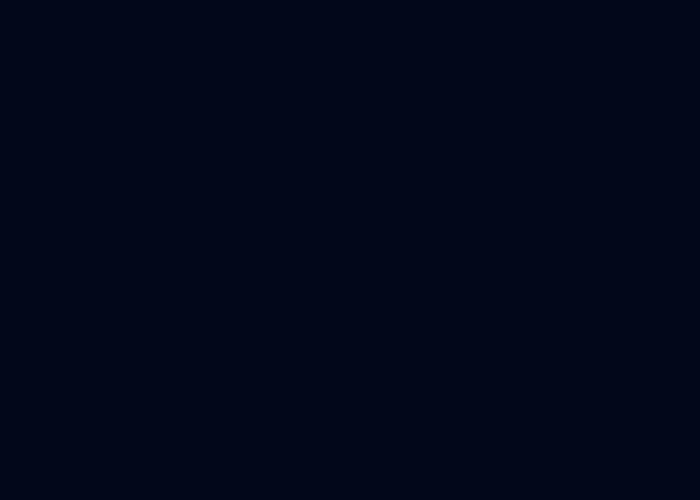
Frame 1 (no input)
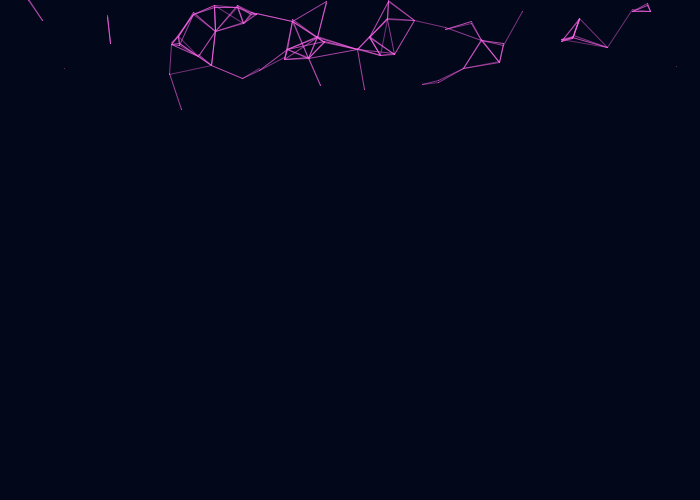
Frame 60 (the mouse pressed at the canvas centre just before this capture)
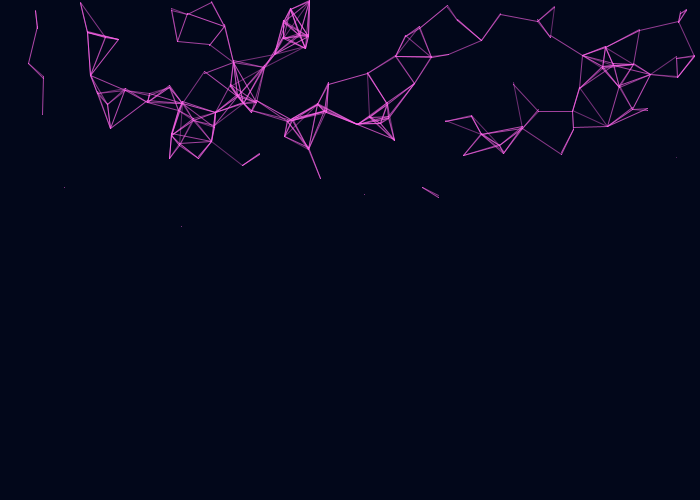
Frame 120 (the mouse held since frame 60 and released just before this capture)

The Processing sketch that drew these frames (run headless with seeded random() and noise(); from frame 60 on, the mouse is pressed at the canvas centre):

// Processing sketch: processing_158832
// ── processing_158832.pde

//june 1.2014
//name: NRT_0296

ArrayList theBalls;
Timer theTimer;
Mouse theMouse;

void setup() {
  size (700, 500);
  theBalls = new ArrayList();
  theMouse = new Mouse(50);
  theTimer = new Timer(200);
  theTimer.start();
}

void draw() {
  background(#02071A);
  if (theTimer.timeOver()) {
    theBalls.add(new Ball());
    theMouse.display();
    for (int i = 0; i < theBalls.size(); i++) {
      Ball b = (Ball) theBalls.get(i);
       if (b.delete()) {
        theBalls.remove(i);
      } else{
      if (theMouse.deflect(b)){
       b.deflect(); 
      }
      b.move();
      b.display();
      b.connect();
      }
    }
  }
}

void mousePressed() {
  theBalls.add(new Ball());
}

class Ball {
  float r;
  float xpos, ypos;
  float xspeed, yspeed;


  Ball() {
    r = random(5, 10);
    xpos = random(0, width);
    ypos = 0;
    yspeed = random(1, 2);
    xspeed = random(-2, 5);
  }

  void move() {
    ypos += yspeed;
  }

  void display() {
    noFill();
    noStroke();
    //strokeWeight(2);
    //stroke(255);
    //ellipse(xpos, ypos, r, r);
    point(xpos, ypos);
  }

  void connect() {
    for (int i = 0; i < theBalls.size(); i++) {
      Ball b = (Ball) theBalls.get(i);
      float distance = dist(xpos, ypos, b.xpos, b.ypos);
      if (distance < r*5) {
        stroke(#FF64EB, random(100, 200)); //salmon (FF9990) light purp(FF64EB)
        line(xpos, ypos, b.xpos, b.ypos);
      }
    }
  }

  void deflect() {
    yspeed = -yspeed;
    ypos += yspeed;
    xpos += xspeed;
  }

  boolean delete() {
    if (ypos > height) {
      return true;
    }  
    else {
      return false;
    }
  }
}

class Mouse {
  float r;
  float xpos, ypos;

  Mouse(float tempR) {
    r = tempR;
    shapeMode(CENTER);
  }

  void display() {
    noFill();
    //stroke(255);
    noStroke();
    xpos = mouseX;
    ypos = mouseY;
    ellipse(xpos, ypos, r, r);//rect(0, ypos, width, 10); 
  }
  
  boolean deflect(Ball b) {
   float distance = dist (xpos, ypos, b.xpos, b.ypos);
   if (distance < r-b.r) {
   return true;
   } 
   else
   {
   return false;
   }
   } 
}

class Timer {
  int savedTime;
  int totalTime;

  Timer(int temp_totalTime) {
    totalTime = temp_totalTime;
  }

  void start() {
    savedTime = millis();
  }

  boolean timeOver() {
    int passedTime = millis() - savedTime;
    if (passedTime > totalTime) {
      return true;
    }    
    else {
      return false;
    }
  }
}
